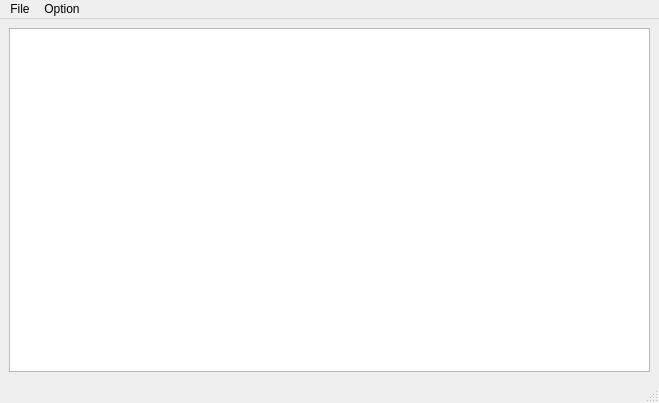
<?xml version="1.0" encoding="UTF-8"?>
<ui version="4.0">
 <class>MainWindow</class>
 <widget class="QMainWindow" name="MainWindow">
  <property name="geometry">
   <rect>
    <x>0</x>
    <y>0</y>
    <width>659</width>
    <height>403</height>
   </rect>
  </property>
  <property name="windowTitle">
   <string>MainWindow</string>
  </property>
  <widget class="QWidget" name="centralwidget">
   <layout class="QGridLayout" name="gridLayout">
    <item row="0" column="0">
     <widget class="QPlainTextEdit" name="plainTextEdit">
      <property name="font">
       <font>
        <family>Arial</family>
        <pointsize>12</pointsize>
       </font>
      </property>
      <property name="lineWrapMode">
       <enum>QPlainTextEdit::NoWrap</enum>
      </property>
     </widget>
    </item>
   </layout>
  </widget>
  <widget class="QMenuBar" name="menubar">
   <property name="geometry">
    <rect>
     <x>0</x>
     <y>0</y>
     <width>659</width>
     <height>26</height>
    </rect>
   </property>
   <widget class="QMenu" name="menuFile">
    <property name="title">
     <string>File</string>
    </property>
    <addaction name="actionNew"/>
    <addaction name="actionOpen_2"/>
    <addaction name="actionSave"/>
    <addaction name="actionSave_As"/>
    <addaction name="actionClose"/>
   </widget>
   <widget class="QMenu" name="menuOption">
    <property name="title">
     <string>Option</string>
    </property>
    <widget class="QMenu" name="menuFont_Size">
     <property name="title">
      <string>Font Size</string>
     </property>
     <addaction name="action12"/>
     <addaction name="action18"/>
     <addaction name="action24"/>
    </widget>
    <addaction name="menuFont_Size"/>
   </widget>
   <addaction name="menuFile"/>
   <addaction name="menuOption"/>
  </widget>
  <widget class="QStatusBar" name="statusbar"/>
  <action name="actionOpen">
   <property name="text">
    <string>Open</string>
   </property>
  </action>
  <action name="actionNew">
   <property name="text">
    <string>New</string>
   </property>
  </action>
  <action name="actionOpen_2">
   <property name="text">
    <string>Open</string>
   </property>
  </action>
  <action name="actionSave">
   <property name="text">
    <string>Save</string>
   </property>
  </action>
  <action name="actionSave_As">
   <property name="text">
    <string>Save As</string>
   </property>
  </action>
  <action name="actionClose">
   <property name="text">
    <string>Close</string>
   </property>
  </action>
  <action name="action12">
   <property name="text">
    <string>12</string>
   </property>
  </action>
  <action name="action18">
   <property name="text">
    <string>18</string>
   </property>
  </action>
  <action name="action24">
   <property name="text">
    <string>24</string>
   </property>
  </action>
 </widget>
 <resources/>
 <connections/>
</ui>
